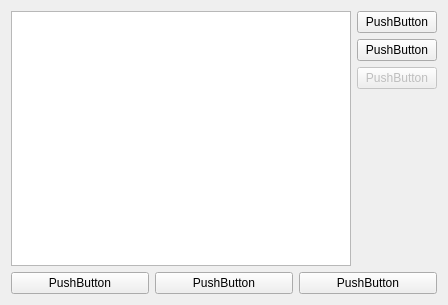
<?xml version="1.0" encoding="UTF-8"?>
<ui version="4.0">
 <class>MainWindow</class>
 <widget class="QWidget" name="MainWindow">
  <property name="geometry">
   <rect>
    <x>0</x>
    <y>0</y>
    <width>448</width>
    <height>305</height>
   </rect>
  </property>
  <property name="windowTitle">
   <string>Form</string>
  </property>
  <layout class="QVBoxLayout" name="verticalLayout_3">
   <item>
    <layout class="QVBoxLayout" name="verticalLayout_2">
     <item>
      <layout class="QHBoxLayout" name="horizontalLayout_2">
       <item>
        <widget class="QTextBrowser" name="textBrowser"/>
       </item>
       <item>
        <layout class="QVBoxLayout" name="verticalLayout">
         <item>
          <widget class="QPushButton" name="pushButton">
           <property name="text">
            <string>PushButton</string>
           </property>
          </widget>
         </item>
         <item>
          <widget class="QPushButton" name="pushButton_2">
           <property name="text">
            <string>PushButton</string>
           </property>
          </widget>
         </item>
         <item>
          <widget class="QPushButton" name="pushButton_3">
           <property name="enabled">
            <bool>false</bool>
           </property>
           <property name="text">
            <string>PushButton</string>
           </property>
          </widget>
         </item>
         <item>
          <spacer name="verticalSpacer">
           <property name="orientation">
            <enum>Qt::Vertical</enum>
           </property>
           <property name="sizeHint" stdset="0">
            <size>
             <width>20</width>
             <height>40</height>
            </size>
           </property>
          </spacer>
         </item>
        </layout>
       </item>
      </layout>
     </item>
     <item>
      <layout class="QHBoxLayout" name="horizontalLayout">
       <item>
        <widget class="QPushButton" name="pushButton_4">
         <property name="text">
          <string>PushButton</string>
         </property>
        </widget>
       </item>
       <item>
        <widget class="QPushButton" name="pushButton_5">
         <property name="text">
          <string>PushButton</string>
         </property>
        </widget>
       </item>
       <item>
        <widget class="QPushButton" name="pushButton_6">
         <property name="text">
          <string>PushButton</string>
         </property>
        </widget>
       </item>
      </layout>
     </item>
    </layout>
   </item>
  </layout>
 </widget>
 <resources/>
 <connections/>
</ui>
